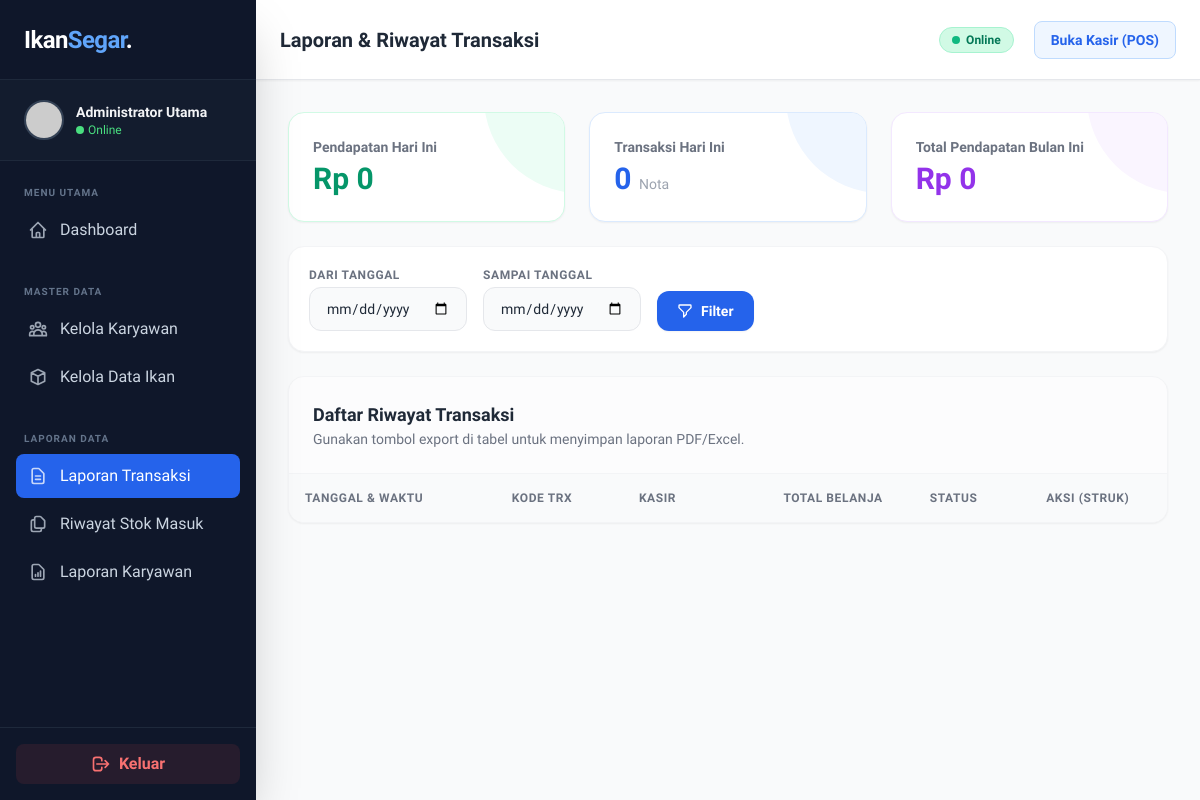
The page /admin/transaksi.php (signed in) on the database as committed earlier.
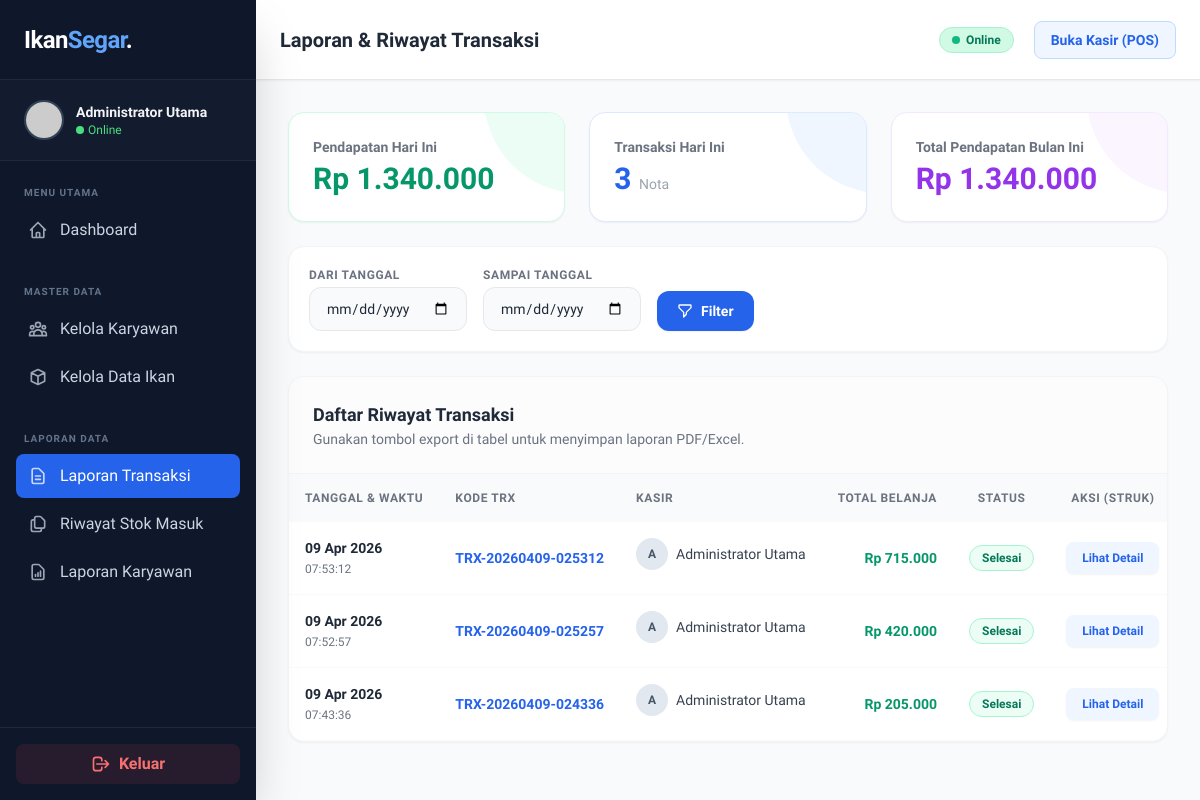
The same page on the database as committed later.
### tables this page shows
CREATE TABLE `transaksi` (
  `id` int(11) NOT NULL,
  `kode_transaksi` varchar(20) NOT NULL,
  `tanggal_waktu` datetime NOT NULL DEFAULT current_timestamp(),
  `total_belanja` int(11) NOT NULL,
  `jumlah_bayar` int(11) NOT NULL,
  `kembalian` int(11) NOT NULL,
  `user_id` int(11) NOT NULL
);

CREATE TABLE `users` (
  `id` int(11) NOT NULL,
  `username` varchar(50) NOT NULL,
  `password` varchar(255) NOT NULL,
  `nama_lengkap` varchar(100) NOT NULL,
  `role` enum('admin','kasir') NOT NULL DEFAULT 'kasir',
  `created_at` timestamp NOT NULL DEFAULT current_timestamp()
);

### koneksi.php (called while the page is built, shortened)
<?php
function formatRupiah($angka)
{
    return "Rp " . number_format($angka, 0, ',', '.');
}

### admin/transaksi.php (the view, shortened to what the changed rows need)
<?php
require_once '../koneksi.php';
$hari_ini = date('Y-m-d');
$bulan_ini = date('Y-m');
$q_hari_ini = mysqli_query($koneksi, "SELECT SUM(total_belanja) as total_uang, COUNT(id) as total_trx FROM transaksi WHERE DATE(tanggal_waktu) = '$hari_ini'");
$data_hari_ini = mysqli_fetch_assoc($q_hari_ini);
$uang_hari_ini = $data_hari_ini['total_uang'] ? $data_hari_ini['total_uang'] : 0;
$trx_hari_ini = $data_hari_ini['total_trx'] ? $data_hari_ini['total_trx'] : 0;
$q_bulan_ini = mysqli_query($koneksi, "SELECT SUM(total_belanja) as total_uang FROM transaksi WHERE DATE_FORMAT(tanggal_waktu, '%Y-%m') = '$bulan_ini'");
$data_bulan_ini = mysqli_fetch_assoc($q_bulan_ini);
$uang_bulan_ini = $data_bulan_ini['total_uang'] ? $data_bulan_ini['total_uang'] : 0;
$where_clause = "";
$query_transaksi = mysqli_query($koneksi, "
    SELECT t.*, u.nama_lengkap as nama_kasir
    FROM transaksi t
    LEFT JOIN users u ON t.user_id = u.id
    $where_clause
    ORDER BY t.tanggal_waktu DESC
");
$semua_detail = [];
$id_transaksi_list = [];
$data_transaksi_tampil = [];
if ($query_transaksi && mysqli_num_rows($query_transaksi) > 0) {
    while ($trx = mysqli_fetch_assoc($query_transaksi)) {
        $data_transaksi_tampil[] = $trx;
        $id_transaksi_list[] = $trx['id'];
    }
    $id_transaksi_string = implode(',', $id_transaksi_list);
    $query_detail = mysqli_query($koneksi, "
        SELECT dt.*, i.nama_ikan, i.satuan
        FROM detail_transaksi dt
        LEFT JOIN ikan i ON dt.ikan_id = i.id
        WHERE dt.transaksi_id IN ($id_transaksi_string)
    ");
    while ($row = mysqli_fetch_assoc($query_detail)) {
        $semua_detail[$row['transaksi_id']][] = $row;
    }
}
include '../components/header.php';
?>
<link rel="stylesheet" href="https://cdn.datatables.net/1.13.7/css/jquery.dataTables.min.css">
<link rel="stylesheet" href="https://cdn.datatables.net/buttons/2.4.2/css/buttons.dataTables.min.css">
<main class="flex-1 flex flex-col h-screen overflow-hidden bg-gray-50">
    <?php include '../components/navbar.php'; ?>
    <div class="flex-1 overflow-y-auto p-4 sm:p-6 lg:p-8 relative">
        <div class="grid grid-cols-1 md:grid-cols-3 gap-6 mb-6">
            <div class="bg-white rounded-2xl p-6 shadow-sm border border-emerald-100 relative overflow-hidden group">
                <div
                    class="absolute right-0 top-0 w-24 h-24 bg-emerald-50 rounded-bl-full -mr-4 -mt-4 transition-transform group-hover:scale-110">
                </div>
                <p class="text-sm font-bold text-gray-500 mb-1 relative z-10">Pendapatan Hari Ini</p>
                <h3 class="text-3xl font-extrabold text-emerald-600 relative z-10">
                    <?php echo formatRupiah($uang_hari_ini); ?></h3>
            </div>
            <div class="bg-white rounded-2xl p-6 shadow-sm border border-blue-100 relative overflow-hidden group">
                <div
                    class="absolute right-0 top-0 w-24 h-24 bg-blue-50 rounded-bl-full -mr-4 -mt-4 transition-transform group-hover:scale-110">
                </div>
                <p class="text-sm font-bold text-gray-500 mb-1 relative z-10">Transaksi Hari Ini</p>
                <h3 class="text-3xl font-extrabold text-blue-600 relative z-10"><?php echo $trx_hari_ini; ?> <span
                        class="text-sm font-medium text-gray-400">Nota</span></h3>
            </div>
            <div class="bg-white rounded-2xl p-6 shadow-sm border border-purple-100 relative overflow-hidden group">
                <div
                    class="absolute right-0 top-0 w-24 h-24 bg-purple-50 rounded-bl-full -mr-4 -mt-4 transition-transform group-hover:scale-110">
                </div>
                <p class="text-sm font-bold text-gray-500 mb-1 relative z-10">Total Pendapatan Bulan Ini</p>
                <h3 class="text-3xl font-extrabold text-purple-600 relative z-10">
                    <?php echo formatRupiah($uang_bulan_ini); ?></h3>
            </div>
        </div>
        <div class="bg-white rounded-2xl shadow-sm border border-gray-100 overflow-hidden">
            <div
                class="p-6 border-b border-gray-100 flex flex-col sm:flex-row sm:items-center justify-between gap-4 bg-gray-50/50">
                <div>
                    <h2 class="text-lg font-bold text-gray-800">
                        Daftar Riwayat Transaksi
                    </h2>
                </div>
            </div>
            <div class="overflow-x-auto w-full">
                <table id="tabel-transaksi" class="w-full text-left whitespace-nowrap">
                    <thead>
                        <tr class="bg-gray-50 text-gray-500 text-xs uppercase tracking-wider">
                            <th class="p-4 font-semibold ">Tanggal & Waktu</th>
                            <th class="p-4 font-semibold">Kode TRX</th>
                            <th class="p-4 font-semibold">Kasir</th>
                            <th class="p-4 font-semibold text-right">Total Belanja</th>
                            <th class="p-4 font-semibold text-center">Status</th>
                            <th class="p-4 font-semibold text-center">Aksi (Struk)</th>
                        </tr>
                    </thead>
                    <tbody class="text-sm text-gray-700">
                        <?php if (!empty($data_transaksi_tampil)): ?>
                            <?php foreach ($data_transaksi_tampil as $trx):
                                $detail_json = isset($semua_detail[$trx['id']]) ? json_encode($semua_detail[$trx['id']]) : '[]';
                                $tgl_lengkap = date('d M Y, H:i', strtotime($trx['tanggal_waktu']));
                            ?>
                                <tr class="hover:bg-blue-50/30 transition-colors border-b border-gray-50">
                                    <td class="p-4  text-gray-500" data-order="<?php echo strtotime($trx['tanggal_waktu']); ?>">
                                        <span
                                            class="font-bold text-gray-800 block"><?php echo date('d M Y', strtotime($trx['tanggal_waktu'])); ?></span>
                                        <span
                                            class="text-xs"><?php echo date('H:i:s', strtotime($trx['tanggal_waktu'])); ?></span>
                                    </td>
                                    <td class="p-4 font-bold text-blue-600"><?php echo $trx['kode_transaksi']; ?></td>
                                    <td class="p-4 flex items-center gap-2">
                                        <div
                                            class="w-8 h-8 rounded-full bg-slate-200 flex items-center justify-center text-xs font-bold text-slate-600">
                                            <?php echo strtoupper(substr($trx['nama_kasir'] ? $trx['nama_kasir'] : '?', 0, 1)); ?>
                                        </div>
                                        <?php echo $trx['nama_kasir'] ? $trx['nama_kasir'] : '<i class="text-gray-400">Terhapus</i>'; ?>
                                    </td>
                                    <td class="p-4 text-right font-bold text-emerald-600"
                                        data-order="<?php echo $trx['total_belanja']; ?>">
                                        <?php echo formatRupiah($trx['total_belanja']); ?>
                                    </td>
                                    <td class="p-4 text-center">
                                        <span
                                            class="inline-flex px-3 py-1 items-center rounded-full bg-emerald-50 text-emerald-700 font-bold border border-emerald-200 text-xs">
                                            Selesai
                                        </span>
                                    </td>
                                    <td class="p-4 text-center">
                                        <button
                                            onclick='bukaStruk("<?php echo $trx['kode_transaksi']; ?>", "<?php echo $tgl_lengkap; ?>", "<?php echo addslashes($trx['nama_kasir']); ?>", <?php echo $trx['total_belanja']; ?>, <?php echo $trx['jumlah_bayar']; ?>, <?php echo $trx['kembalian']; ?>, <?php echo $detail_json; ?>)'
                                            class="px-4 py-2 bg-blue-50 text-blue-600 hover:bg-blue-600 hover:text-white rounded-lg font-semibold transition text-xs shadow-sm">
                                            Lihat Detail
                                        </button>
                                    </td>
                                </tr>
                            <?php endforeach; ?>
                        <?php endif; ?>
                    </tbody>
                </table>
            </div>
        </div>
    </div>
</main>
<?php include '../components/footer.php'; ?>

Rows that differ between the two databases and show on the page:
added transaksi: tanggal_waktu "09 Apr 2026", tanggal_waktu "07:53:12", kode_transaksi "TRX-20260409-025312", user.nama_lengkap "A", user.nama_lengkap "Administrator Utama", total_belanja "Rp 715.000"
added transaksi: tanggal_waktu "09 Apr 2026", tanggal_waktu "07:52:57", kode_transaksi "TRX-20260409-025257", user.nama_lengkap "A", user.nama_lengkap "Administrator Utama", total_belanja "Rp 420.000"
added transaksi: tanggal_waktu "09 Apr 2026", tanggal_waktu "07:43:36", kode_transaksi "TRX-20260409-024336", user.nama_lengkap "A", user.nama_lengkap "Administrator Utama", total_belanja "Rp 205.000"
Other text that changed with them:
formatRupiah($uang_hari_ini): "Rp 0" → "Rp 1.340.000"
$trx_hari_ini: "0" → "3"
formatRupiah($uang_bulan_ini): "Rp 0" → "Rp 1.340.000"
